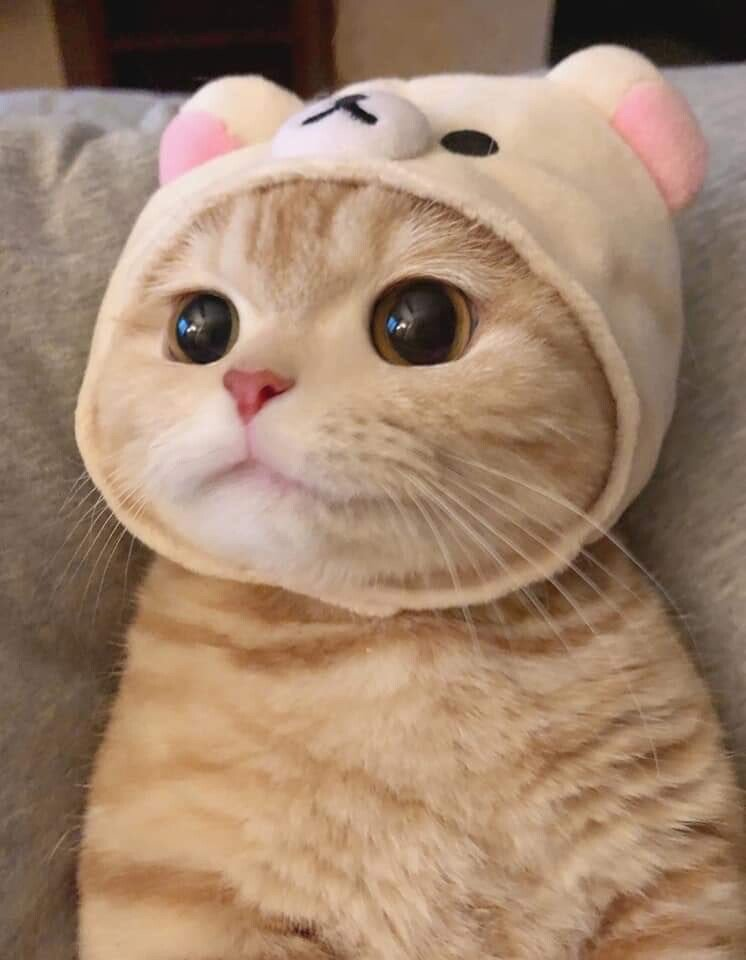
#> input picture image.jpg, 746 x 960 px
$ python 'gray open CV.py'
#> lines starting #> are read from the running program, lines starting #| are printed output that depends on the picture
import cv2

image = cv2.imread("image.jpg")
#> image is the input picture: shape (960, 746, 3); mean B, G, R 109.1, 132, 160.8

gray_image = cv2.cvtColor(image, cv2.COLOR_BGR2GRAY) # 이미지를 그레이 컬러로 변경
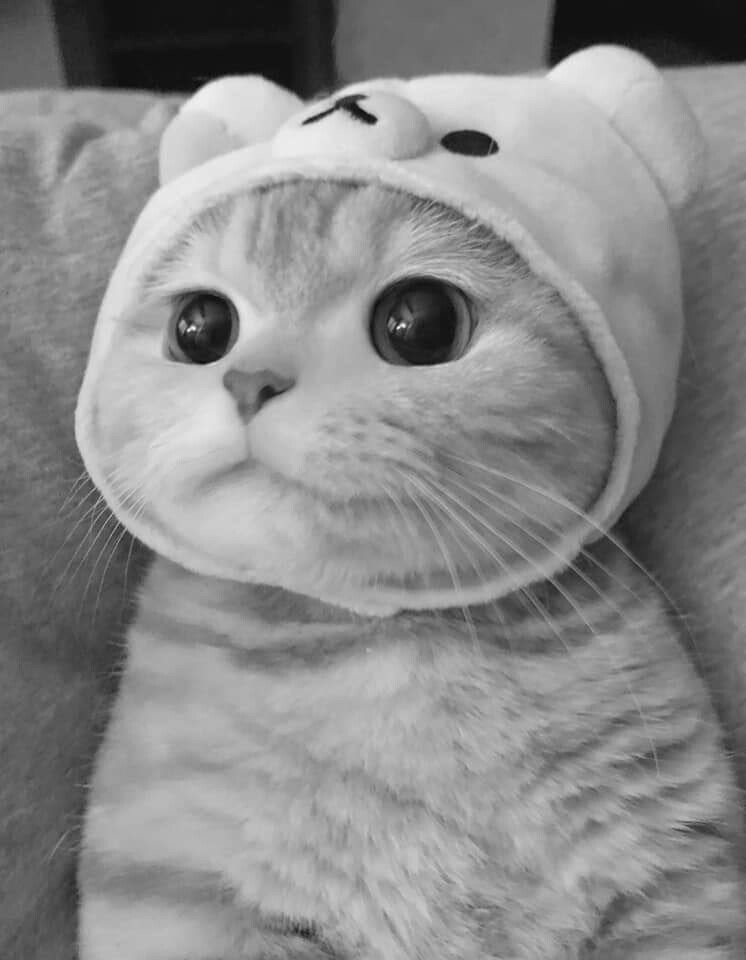
#> gray_image: shape (960, 746); min 10, max 254, mean 138

resized_image = cv2.resize(gray_image, (1000, 1000)) # 이미지 크기를 조정
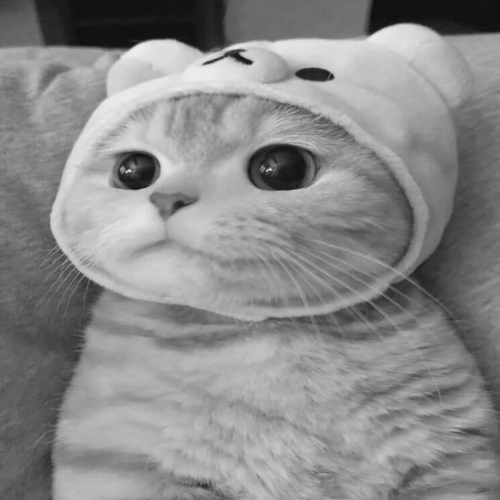
#> resized_image: shape (1000, 1000) (shown at 1/2 size); min 11, max 241, mean 137.9

cv2.imwrite("gray_image.jpg", resized_image) # 그레이 컬러로 변경된 이미지를 파일에 저장

cv2.imshow("Image", resized_image)
cv2.waitKey(0)
